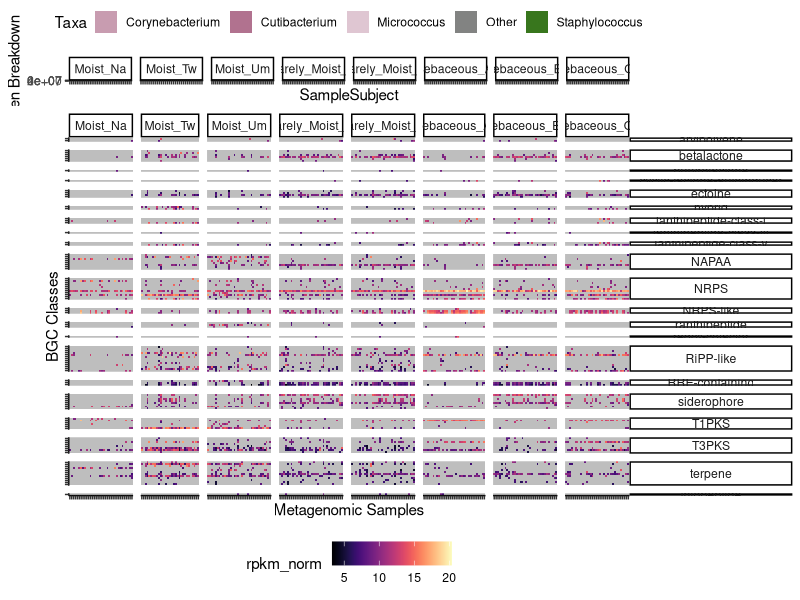

This chart was generated by the following R code:
library(viridis)
library(ggplot2)
library(cowplot)

brack.dat <- read.table('Top_Genera_per_Sample.txt', header=T, sep='\t')
#Sample  SampleSubject   SampleBodySite  Taxa    Estimated_Reads

bgc.dat <- read.table('Input_for_Heatmap_Figure.txt', header=T, sep='\t')
#sample  bgc_class       abundance       abundance_normalized    sample_subject  sample_bodysite

tax.colors <- c('#dfc6d2', '#c89cb0', '#b1728f', '#38761d', '#828382')

names(tax.colors) <- c('Micrococcus', 'Corynebacterium', 'Cutibacterium', 'Staphylococcus', 'Other')

pdf("BiG-MAP_Core_NormRPKM_Core_Kalan_Metagenomes.pdf", height=17, width=15)
g1 <- ggplot(bgc.dat, aes(x=sample_subject, y=bgc, fill=rpkm_norm)) + geom_tile() + theme_classic() + scale_fill_viridis(option="magma", na.value='grey') + facet_grid(bgc_class~sample_bodysite, scale='free', space='free') + theme(legend.position="bottom", axis.text.x=element_blank(), axis.text.y=element_blank()) + xlab("Metagenomic Samples") + ylab("BGC Classes") + theme(strip.text.y.right = element_text(angle = 0))

g2 <- ggplot(brack.dat, aes(x=SampleSubject, y=Estimated_Reads, fill=Taxa)) + geom_bar(stat='identity') + theme_classic() + facet_wrap(~SampleBodySite, ncol=9, scale='free_x') + ylab("Bracken Breakdown") + theme(axis.text.x=element_blank()) + scale_fill_manual(values=tax.colors)+ theme(legend.position="top") 
#print(g1)
plot_grid(g2, g1, rel_heights=c(0.15, 0.7), align='v', axis='lr', ncol=1)
dev.off()
